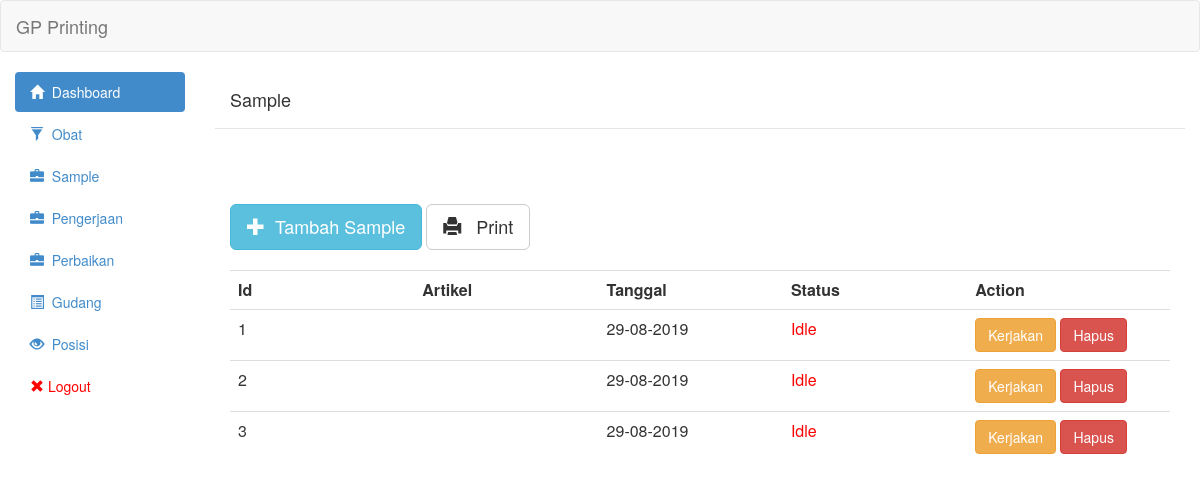
The page /view/sample.php (signed in) on the database as committed earlier.
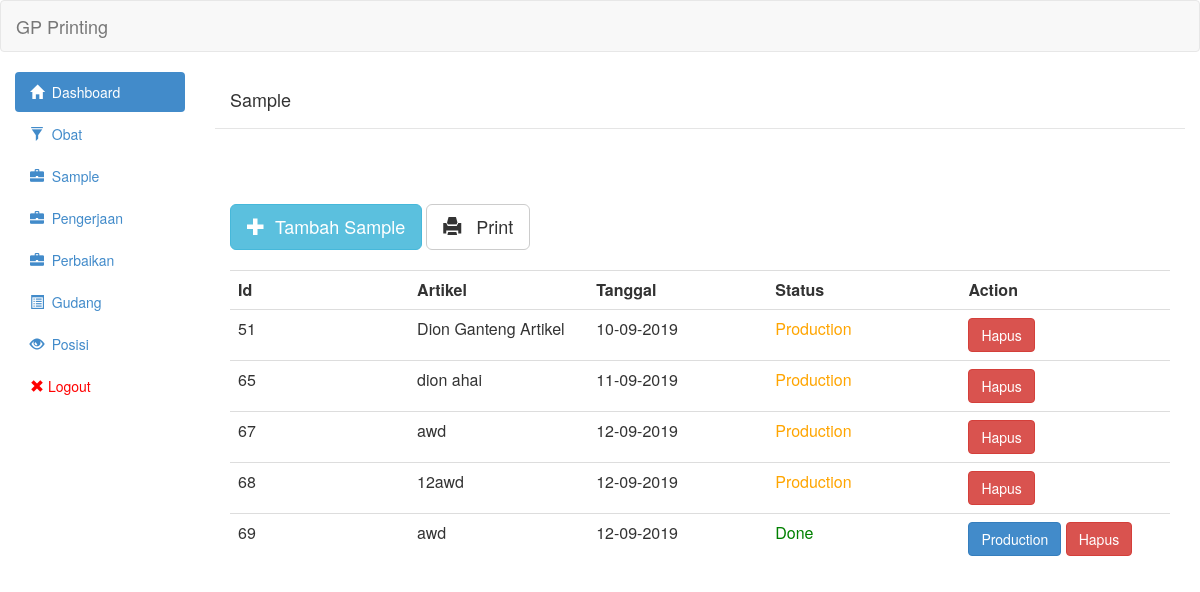
The same page on the database as committed later.
### tables this page shows
CREATE TABLE `sample` (
  `id` int(11) NOT NULL,
  `artikel` varchar(255) NOT NULL,
  `nomor_po` varchar(30) NOT NULL,
  `tgl` date NOT NULL,
  `tgl_selesai` date DEFAULT NULL,
  `tgl_naik_bahan` date DEFAULT NULL,
  `status` tinyint(1) NOT NULL DEFAULT 0,
  `biaya` int(11) NOT NULL
);

### controller/sample/sample_show.php (the view, shortened to what this page needs)
<?php
	include('../controller/config/linken.php');
	include('../controller/config/asset.php');
	$queryGetSample = "SELECT sample.id,sample.artikel,sample.status,sample.tgl,sample.nomor_po FROM sample ORDER BY sample.id ASC";
	$resultGetSample = mysqli_query($link,$queryGetSample) or die(mysqli_error($link));
	 echo "<table class='table table-hover'><tr>
                        <th class='col-md-1'>Id</th>
                        <th class='col-md-1'>Artikel</th>
                        <th class='col-md-1'>Tanggal</th>
						<th class='col-md-1'>Status</th>
                        <th class='col-md-1'>Action</th>
                        </tr>";
	while($row = mysqli_fetch_assoc($resultGetSample)){
	?>
                            <tr onclick='AjaxGetDetailSample(<?php echo $row["id"]?>)'>
								<td><?php echo $row['id']?></td>
                                <td><?php echo $row['artikel']?></td>
                                <td><?php echo formatTgl($row['tgl']);?></td>
								<td><?php if($row['status']==1){
									echo "<span style='color:blue'>On-Going</span>";
									}else if($row['status']==2){
										echo "<span style='color:green'>Done</span>";
									}else if($row['status']==3){
										echo "<span style='color:orange'>Production</span>";
									}
									else if($row['status']==4){
										echo "<span style='color:black'>Done Production</span>";
									}
									else{
										echo "<span style='color:red'>Idle</span>";
									}
								;?></td><td>
                                <?php
                                if($row['status']==0){ ?>
                                <button onclick="ChangeStatus(<?php echo $row["id"]?>,1,'<?php echo $row["nomor_po"];?>')" class="btn btn-warning">Kerjakan</button>
								<?php }
								else if($row['status']==1){?>
								<button onclick="ChangeStatus(<?php echo $row["id"]?>,2,'<?php echo $row["nomor_po"];?>')" class="btn btn-success">Done</button>  <?php
								}
								else if($row['status']==2){?>
									<button onclick="ChangeStatus(<?php echo $row["id"]?>,3,'<?php echo $row["nomor_po"];?>')" class="btn btn-primary">Production</button>  <?php
									}
									?>
                                <a class='btn btn-danger' href='controller/sample/sample_delete.php?id="<?php echo $row["id"];?>"'>Hapus</a></td>
                            </tr>
<?php
	}
	echo "</table>";
	function formatTgl($tgl){
		$tglArray = explode("-",$tgl);
		return $tglArray[2]."-".$tglArray[1]."-".$tglArray[0];
	  }
	?>

Rows that differ between the two databases and show on the page:
removed sample: id "1", tgl "29-08-2019", status "Idle"
removed sample: id "2", tgl "29-08-2019", status "Idle"
removed sample: id "3", tgl "29-08-2019", status "Idle"
added sample: id "51", artikel "Dion Ganteng Artikel", tgl "10-09-2019", status "Production"
added sample: id "65", artikel "dion ahai", tgl "11-09-2019", status "Production"
added sample: id "67", artikel "awd", tgl "12-09-2019", status "Production"
added sample: id "68", artikel "12awd", tgl "12-09-2019", status "Production"
added sample: id "69", artikel "awd", tgl "12-09-2019", status "Done"
